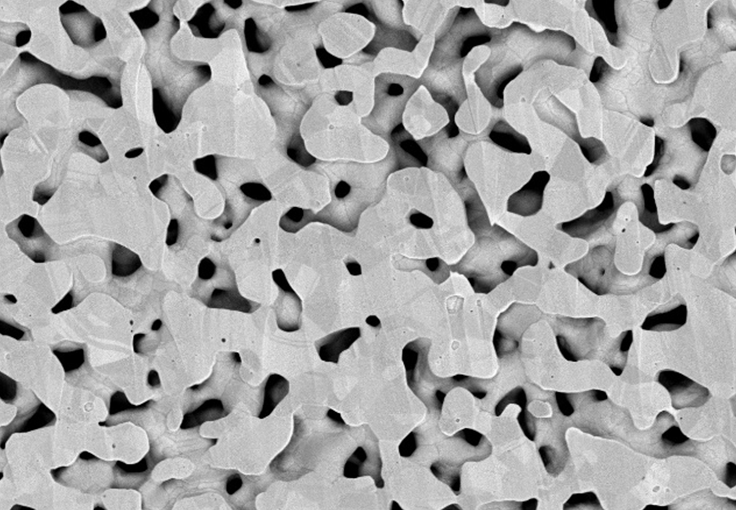
#> input picture 1.png, 736 x 510 px
$ python main.py
#> lines starting #> are read from the running program, lines starting #| are printed output that depends on the picture; after the words box and inside, x2 and y2 are one past the last pixel; in counts of white or black regions, pixels touching at a corner belong together; long printed decimals are rounded
#  Abstract：2D Microstructure-based 3D Random Porous Materials Plot in Mayavi
#  Author：Yutai Su (buaa_syt@126.com)
#  Edited by: PyCharm Edu
#  Date：2023-3-18
#  Introduction：Generate and plot 3D random porous structure

# 0.1 Import packages
import matplotlib.pyplot as plt
from mayavi import mlab
import scipy.ndimage as spn
from scipy import fftpack as sp_ft
import cv2
import numpy as np
from scipy.optimize import minimize
import os

# 0.2 Predefined functions
# 0.2.1 Preprocess the 2D Picture (from RGB to binary)
def rgb2bi(rgb, phaserange=[0.0, 0.7]):
    """
    Get the binary matrix from RGB matrix
    :param rgb: 2D RGB matrix
    :param phaserange: gray value range of target phase
    :return: bina is 2D binary matrix, phasenumber is the number array of target phase in the 2D matrix
    """
    r, g, b = rgb[:, :, 0], rgb[:, :, 1], rgb[:, :, 2]
    gray = 0.2989 * r / 255 + 0.5870 * g / 255 + 0.1140 * b / 255
    bina = np.zeros(gray.shape)
    bina[gray < phaserange[0]] = 1
    bina[gray > phaserange[1]] = 1
    xx, yy = np.where(bina == 1)
    phasenumber = 1+xx+yy*bina.shape[0]
    return bina, phasenumber

# 0.2.2 Two-point-probability-function for 2D or 3D binary matrix
def TwoPoint2D_3D(img, nbins=500, r_max=100):
    """
    Get the Two-point-probability-function for 2D or 3D binary matrix
    :param img: 2D or 3D binary matrix
    :param nbins:
    :param r_max:
    :return: distance-probability data of the two-point-probability-function
    """
    # Calculate half lengths of the image
    hls = (np.ceil(np.shape(img)) / 2).astype(int)
    # Fourier Transform and shift image
    F = sp_ft.ifftshift(sp_ft.fftn(sp_ft.fftshift(img)))
    # Compute Power Spectrum
    P = np.absolute(F**2)
    # Auto-correlation is inverse of Power Spectrum
    autoc = np.absolute(sp_ft.ifftshift(sp_ft.ifftn(sp_ft.fftshift(P))))
    if len(autoc.shape) == 2:
        # obtain dt is the distance in the img
        adj = np.reshape(autoc.shape, [2, 1, 1])
        inds = np.indices(autoc.shape) - adj / 2
        dt = np.sqrt(inds[0]**2 + inds[1]**2)
    elif len(autoc.shape) == 3:
        adj = np.reshape(autoc.shape, [3, 1, 1, 1])
        inds = np.indices(autoc.shape) - adj / 2
        dt = np.sqrt(inds[0]**2 + inds[1]**2 + inds[2]**2)
    else:
        raise Exception('Image dimensions must be 2 or 3')
    bin_size = int(np.ceil(r_max / nbins))
    bins = np.arange(bin_size, r_max, step=bin_size)
    radial_sum = np.zeros_like(bins)
    # print(bins)
    for i, r in enumerate(bins):
        # Generate Radial Mask from dt using bins
        mask = (dt <= r) * (dt > (r - bin_size))
        radial_sum[i] = np.sum(autoc[mask]) / np.sum(mask)
    # Return normalized bin and radially summed autoc
    norm_autoc_radial = radial_sum / np.max(autoc)
    tpcf_distance = bins
    tpcf_probability = norm_autoc_radial
    tpcf_probability = np.insert(tpcf_probability, 0, 1)
    tpcf_distance = np.append(tpcf_distance, 2*tpcf_distance[len(tpcf_distance)-1]-tpcf_distance[len(tpcf_distance)-2])
    return tpcf_distance, tpcf_probability

# 0.2.3 Two-point-probability-function for 2D or 3D binary matrix
def RPS_3D_MAPE(Length, volfra, pro0, test_img):
    """
    MAPE value for the generated 3D microstructual matrix
    :param Length:
    :param volfra:
    :param pro0:
    :param test_img:
    :return:
    """
    SD = Length/2
    Processed_Img = spn.filters.gaussian_filter(test_img, SD)
    PerLimit = np.percentile(Processed_Img.flatten(), volfra*100)
    # 4. Identifier for two phase materials(Pore phase and solid phase)
    Identifier = Processed_Img.copy()
    Identifier[Processed_Img >= PerLimit] = 0
    Identifier[Processed_Img < PerLimit] = 1
    dis1, pro1 = TwoPoint2D_3D(Identifier, r_max=45)
    iMax = min(len(pro0), len(pro1))
    F_sum = np.sum(pro0[0:iMax])
    F_abs = np.sum(np.abs(pro0[0:iMax]-pro1[0:iMax]))
    MAPE = F_abs/F_sum
    return MAPE, Identifier, pro1

# 1.0 Initialization of 2D microstructure-based parameters
# imgdir: input location of 2D picture
imgdir = "1.png"
# phaserange: gray value range of target phase
phaserange = [0.0, 0.0025]
# oripixlen: the original length of one pixel in micro-meter
oripixlen = 10.0/290.0
# tarpixlen: the pixel number in target 3D structure
SampleSize = 50
# tarpixlen: the target length of one pixel in micro-meter
tarpixlen = 10.0/SampleSize
# r_maxs: the maximun distance of the two-point-probability-function
r_maxs = 45
# resize the original picture to match the target 3D RVE
imgorig = plt.imread(imgdir)
#> imgorig is the input picture: shape (510, 736, 3) float32; min 0, max 1, mean 0.649
newsize = (int(imgorig.shape[1]/tarpixlen*oripixlen),
           int(imgorig.shape[0]/tarpixlen*oripixlen))
#> newsize = (126, 87)
img_pro = cv2.resize(cv2.GaussianBlur(imgorig, (5, 5), 0),
                     newsize, interpolation=cv2.INTER_AREA)
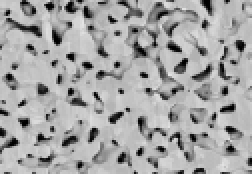
#> img_pro: shape (87, 126, 3) float32 (shown 2 times larger); min 0.000184, max 0.904, mean 0.649
img, inform = rgb2bi(img_pro, phaserange)
#> in rgb2bi, `gray = 0.2989 * r / 255 + 0.5870 * g / 255 + 0.1140 * b / 255`:
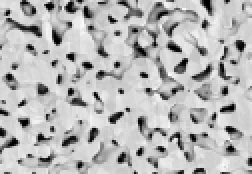
#> gray: shape (87, 126) float32 (shown 2 times larger); min 7.22e-07, max 0.00355, mean 0.00255; drawn with min black and max white
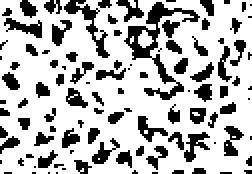
#> img: shape (87, 126) float64 (shown 2 times larger); values 0 (black) and 1 (white), 72.7% white; 105 black regions (59 under 20 px), largest, box (x1, y1, x2, y2) and area: (62, 1, 100, 50) 411, (32, 0, 55, 29) 165, (2, 9, 21, 19) 90
#> inform = 7974 values, max 10960 at index 7780, min 1 at index 0, mean 5467.2
# volfra: the volume fraction of target phase
volfra = len(inform)/img.shape[0]/img.shape[1]
#> volfra = 0.727
print(volfra)
#| 0.7274
# dis, pro: the distance and probability values of the two-point-probability-function
dis, pro = TwoPoint2D_3D(img, r_max=r_maxs)
#> in TwoPoint2D_3D, `autoc = np.absolute(sp_ft.ifftshift(sp_ft.ifftn(sp_ft.fftshift(P))))`:
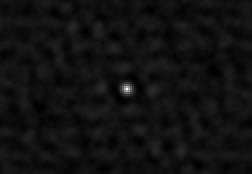
#> autoc: shape (87, 126) float64 (shown 2 times larger); min 5641, max 7974, mean 5800.5; drawn with min black and max white
#> after the loop in TwoPoint2D_3D, `for i, r in enumerate(bins):`: radial_sum = 44 values, max 7581 at index 0, min 5704 at index 6, mean 5884.4
#> in TwoPoint2D_3D, `norm_autoc_radial = radial_sum / np.max(autoc)`: norm_autoc_radial = 44 values, max 0.951 at index 0, min 0.715 at index 6, mean 0.738
#> in TwoPoint2D_3D, `tpcf_probability = norm_autoc_radial`: tpcf_probability has the same summary as norm_autoc_radial
#> in TwoPoint2D_3D, `tpcf_probability = np.insert(tpcf_probability, 0, 1)`: tpcf_probability = 45 values, max 1 at index 0, min 0.715 at index 7, mean 0.744
#> dis = 45 values from 1 to 45; pro has the same summary as tpcf_probability in TwoPoint2D_3D

# 2.0 Parameter definition of 3D random porous structure
randomseed = 1000
Shape = [SampleSize, SampleSize, SampleSize]
PixelNum = np.prod(Shape)
np.random.seed(randomseed)
rand_img = np.random.standard_normal(Shape)

# 3 MAPE optimization for the target two-point-probability-function
fun = lambda x1: (RPS_3D_MAPE(x1[0], volfra, pro, rand_img)[0])
#> in RPS_3D_MAPE, `SD = Length/2`: SD = 0.5
#> in RPS_3D_MAPE, `PerLimit = np.percentile(Processed_Img.flatten(), volfra*100)`: PerLimit = 0.312
#> in RPS_3D_MAPE, `dis1, pro1 = TwoPoint2D_3D(Identifier, r_max=45)`: dis1 = 45 values from 1 to 45; pro1 = 45 values, max 1 at index 0, min 0.727 at index 4, mean 0.735
#> in RPS_3D_MAPE, `iMax = min(len(pro0), len(pro1))`: iMax = 45
#> in RPS_3D_MAPE, `F_sum = np.sum(pro0[0:iMax])`: F_sum = 33.47
#> in RPS_3D_MAPE, `F_abs = np.sum(np.abs(pro0[0:iMax]-pro1[0:iMax]))`: F_abs = 0.514
#> in RPS_3D_MAPE, `MAPE = F_abs/F_sum`: MAPE = 0.0153
res = minimize(fun, [1], method='nelder-mead', options={'maxiter': 100, 'xatol': 1e-8, 'disp': True})
#> res = {'fun': 0.00507, 'nit': 33, 'nfev': 82, 'status': 0, 'success': True, 'message': 'Optimization terminated successfully.', 'x': [3.03], 'final_simplex': ([3.03, 3.03], [0.00507, 0.00507])}
length = res.x[0]
#> length = 3.03
MAPE, Identifier, pro1 = RPS_3D_MAPE(length, volfra, pro, rand_img)
#> MAPE = 0.00507; pro1 = 45 values, max 1 at index 0, min 0.726 at index 9, mean 0.743

# 4 Plot 3D RVE structures
fig = mlab.figure(bgcolor=(1, 1, 1))
mlab.outline(color=(0, 0, 0), line_width=1.2)
# 4.1 Solid phase Coordinates (Identifier is 1)
xx, yy, zz = np.where(Identifier == 1)
# 4.2 Target phase Coordinates (Identifier is 0)
xx1, yy1, zz1 = np.where(Identifier == 0)
# 4.3 Solid phase plot
mlab.points3d(xx, yy, zz,
              mode="cube",
              color=(0.9, 0.9, 0.9),
              line_width=0,
              opacity=1.0,
              scale_factor=1)
# 4.4 targe phase plot
mlab.points3d(xx1, yy1, zz1,
              mode="cube",
              color=(0.0, 0.0, 0.0),
              line_width=0,
              opacity=0.2,
              scale_factor=1)
mlab.view(azimuth=40.0, elevation=70.0, distance=SampleSize*6, focalpoint=np.array([SampleSize/2-0.5, SampleSize/2-0.5, SampleSize/2-0.5]))
mlab.show()

# 5 Save the inp files
filedir = "inpfiles"
modname = "mode1"
if os.path.exists(filedir):
    InpPF = open("".join([filedir, "/", modname, "_sets.inp"]), 'w')
else:
    os.makedirs(filedir)
    InpPF = open("".join([filedir, "/", modname, "_sets.inp"]), 'w')
InpPF.write('** ----------------------------------------------------------------')
InpPF.write('\n')
InpPF.write('** Yutai Su (buaa_syt@126.com)')
InpPF.write('\n')
InpPF.write('** Generated by Python')
InpPF.write('\n')
InpPF.write('** ----------------------------------------------------------------')
InpPF.write('\n')
InpPF.write('*Elset, elset=Solid_Phase')
InpPF.write('\n')
SolidElemNumSet = np.unique((1-Identifier.flatten())*range(1, len(Identifier.flatten())+1))
SolidElemNumSet = SolidElemNumSet[SolidElemNumSet != 0].astype(int)
i = 0
while i < len(SolidElemNumSet):
    k = 0
    while k < 16:
        InpPF.write(' ')
        if i < len(SolidElemNumSet):
            InpPF.write(str(SolidElemNumSet[i]))
            InpPF.write(',')
        else:
            break
        i += 1
        k += 1
    InpPF.write('\n')
#> after the loop, i = 34072
InpPF.write('*Elset, elset=Target_Phase')
InpPF.write('\n')
TarElemNumSet = np.unique(Identifier.flatten()*range(1, len(Identifier.flatten())+1))
PoreElemNumSet = TarElemNumSet[TarElemNumSet != 0].astype(int)
i = 0
while i < len(SolidElemNumSet):
    k = 0
    while k < 16:
        InpPF.write(' ')
        if i < len(SolidElemNumSet):
            InpPF.write(str(SolidElemNumSet[i]))
            InpPF.write(',')
        else:
            break
        i += 1
        k += 1
    InpPF.write('\n')
#> after the loop, i = 34072
InpPF.close()
